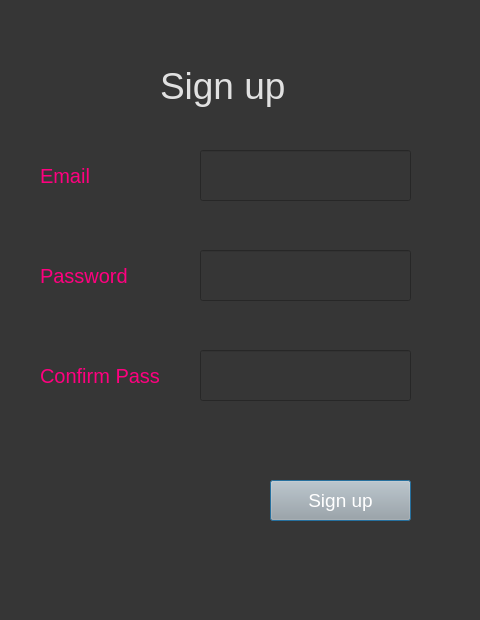
<?xml version="1.0" encoding="UTF-8"?>
<ui version="4.0">
 <class>Dialog</class>
 <widget class="QDialog" name="Dialog">
  <property name="geometry">
   <rect>
    <x>0</x>
    <y>0</y>
    <width>480</width>
    <height>620</height>
   </rect>
  </property>
  <property name="windowTitle">
   <string>Dialog</string>
  </property>
  <property name="styleSheet">
   <string notr="true">background-color: rgb(54, 54, 54);</string>
  </property>
  <widget class="QLabel" name="label">
   <property name="geometry">
    <rect>
     <x>160</x>
     <y>50</y>
     <width>171</width>
     <height>71</height>
    </rect>
   </property>
   <property name="styleSheet">
    <string notr="true">color:rgb(225, 225, 225); font-size:28pt;</string>
   </property>
   <property name="text">
    <string>Sign up</string>
   </property>
  </widget>
  <widget class="QLabel" name="label_2">
   <property name="geometry">
    <rect>
     <x>40</x>
     <y>160</y>
     <width>101</width>
     <height>31</height>
    </rect>
   </property>
   <property name="styleSheet">
    <string notr="true">font-size:15pt; color:rgb(255, 0, 127)</string>
   </property>
   <property name="text">
    <string>Email</string>
   </property>
  </widget>
  <widget class="QLineEdit" name="email">
   <property name="geometry">
    <rect>
     <x>200</x>
     <y>150</y>
     <width>211</width>
     <height>51</height>
    </rect>
   </property>
   <property name="styleSheet">
    <string notr="true">font-size:14pt; color:rgb(243, 243, 243)</string>
   </property>
  </widget>
  <widget class="QLineEdit" name="password">
   <property name="geometry">
    <rect>
     <x>200</x>
     <y>250</y>
     <width>211</width>
     <height>51</height>
    </rect>
   </property>
   <property name="styleSheet">
    <string notr="true">font-size:14pt; color:rgb(243, 243, 243)</string>
   </property>
   <property name="text">
    <string/>
   </property>
  </widget>
  <widget class="QLabel" name="label_3">
   <property name="geometry">
    <rect>
     <x>40</x>
     <y>260</y>
     <width>111</width>
     <height>31</height>
    </rect>
   </property>
   <property name="styleSheet">
    <string notr="true">font-size:15pt; color:rgb(255, 0, 127)</string>
   </property>
   <property name="text">
    <string>Password</string>
   </property>
  </widget>
  <widget class="QPushButton" name="signupbutton">
   <property name="geometry">
    <rect>
     <x>270</x>
     <y>480</y>
     <width>141</width>
     <height>41</height>
    </rect>
   </property>
   <property name="styleSheet">
    <string notr="true">background-color: rgb(167, 168, 167); font-size:14pt; color:rgb(255, 255, 255)</string>
   </property>
   <property name="text">
    <string>Sign up</string>
   </property>
  </widget>
  <widget class="QLineEdit" name="confirmpass">
   <property name="geometry">
    <rect>
     <x>200</x>
     <y>350</y>
     <width>211</width>
     <height>51</height>
    </rect>
   </property>
   <property name="styleSheet">
    <string notr="true">font-size:14pt; color:rgb(243, 243, 243)</string>
   </property>
   <property name="text">
    <string/>
   </property>
  </widget>
  <widget class="QLabel" name="label_4">
   <property name="geometry">
    <rect>
     <x>40</x>
     <y>360</y>
     <width>151</width>
     <height>31</height>
    </rect>
   </property>
   <property name="styleSheet">
    <string notr="true">font-size:15pt; color:rgb(255, 0, 127)</string>
   </property>
   <property name="text">
    <string>Confirm Pass</string>
   </property>
  </widget>
 </widget>
 <resources/>
 <connections/>
</ui>
